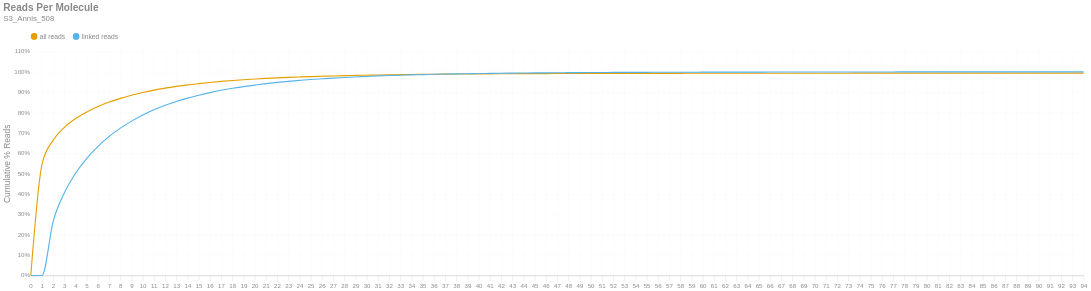

Notebook code for this chart:
### Markdown cell above
### Reads per Molecule
This chart shows the cumulative distribution of the number of reads per linked molecule. That is, how many alignments are associated with a unique molecule. This excludes the number of reads associated with invalid or absent linked-read barcodes. The `linked` histogram is the percentages recalculated when disregarding singletons.

### Code cell
if SKIPLR:
    print_html(f"Skipped")
else:
    counts = np.bincount(valids['reads'].cast(pl.Int64).to_numpy())
    weighted = counts * np.arange(len(counts))
    all_perc = weighted / n_reads
    linked_perc = weighted / n_linked_reads
    linked_perc[1] = 0
    binned_df = pl.DataFrame({
        'readsper': list(range(len(counts))),
        'all reads (cumsum)': np.cumsum(all_perc).tolist(),
        'linked reads (cumsum)': np.cumsum(linked_perc).tolist(),
    })

    with SafeRender(binned_df):
        (
            density_plot(binned_df, 'Reads Per Molecule', samplename, 'readspmol')
            .encode(
                x=alt.X('readsper:O', title=None).axis(labelAngle=0).scale(padding=0),
                y=alt.Y('value:Q', title='Cumulative % Reads').axis(format='%').stack(False),
                color=alt.Color("key:N").scale(domain=["all reads", "linked reads"]),
                tooltip=[
                    alt.Tooltip("key:N", title="Data Type"),
                    alt.Tooltip("readsper:O", title="Reads Per Molecule"),
                    alt.Tooltip("value:Q", format=".2%", title="% Reads (Cum.)")
                ]            
            )
        ).display()

### Figure 1 — Vega-Lite specification as saved in the notebook (floating-point values rounded to 4 significant figures)
{"width": "container", "height": 400, "config": {"title": {"anchor": "start", "dy": -15, "fontSize": 18, "color": "#888888", "subtitleColor": "#888888", "subtitleFontSize": 14}, "arc": {"fill": "#0072B2"}, "axis": {"domainColor": "#888888", "domainWidth": 0.5, "gridWidth": 0.2, "grid": false, "titleFontWeight": 400, "titleFontSize": 15, "labelFontSize": 11, "labelColor": "#888888", "tickColor": "#888888", "tickWidth": 0.2, "titleColor": "#888888"}, "axisBand": {"grid": false}, "axisX": {"grid": true, "tickSize": 10, "domainCap": "round"}, "axisY": {"domain": false, "grid": true, "tickSize": 0, "domainCap": "round"}, "background": "transparent", "header": {"labelFontSize": 15, "labelColor": "#888888", "titleFontSize": 15, "titleFontWeight": 600, "titleColor": "#888888"}, "legend": {"labelFont": "sans-serif", "labelFontSize": 12, "labelColor": "#888888", "symbolSize": 100, "symbolType": "circle", "titleFontSize": 12, "titlePadding": 10, "titleColor": "#888888", "title": null, "orient": "top"}, "range": {"category": ["#E69F00", "#56B4E9", "#009E73", "#F0E442", "#0072B2", "#D55E00", "#CC79A7", "#000000"], "diverging": ["#cfe8f3", "#a2d4ec", "#73bfe2", "#46abdb", "#1696d2", "#12719e"]}, "area": {"fill": "#0072B2", "fillOpacity": 0.7, "line": true, "strokeOpacity": 0.7}, "line": {"color": "#0072B2", "stroke": "#0072B2", "strokeWidth": 2}, "trail": {"color": "#0072B2", "stroke": "#0072B2", "strokeWidth": 0, "size": 1}, "point": {"filled": true, "fillOpacity": 1.0, "size": 95}, "text": {"color": "#888888", "fontSize": 11, "align": "right", "fontWeight": 400, "size": 11}, "bar": {"fill": "#0072B2", "stroke": null}, "view": {"stroke": null, "continuousWidth": 660, "continuousHeight": 400}}, "data": {"name": "data-526ca2075a31ea9e946e5b7ddf013f8c"}, "mark": {"type": "line", "interpolate": "monotone", "point": {"opacity": 0, "size": 275}}, "encoding": {"color": {"field": "key", "scale": {"domain": ["all reads", "linked reads"]}, "type": "nominal"}, "tooltip": [{"field": "key", "title": "Data Type", "type": "nominal"}, {"field": "readsper", "title": "Reads Per Molecule", "type": "ordinal"}, {"field": "value", "format": ".2%", "title": "% Reads (Cum.)", "type": "quantitative"}], "x": {"axis": {"labelAngle": 0}, "field": "readsper", "scale": {"padding": 0}, "title": null, "type": "ordinal"}, "y": {"axis": {"format": "%"}, "field": "value", "stack": false, "title": "Cumulative % Reads", "type": "quantitative"}}, "params": [{"name": "param_c36ac31b6afebe62", "select": {"type": "point", "fields": ["key"]}, "bind": "legend"}], "title": {"text": "Reads Per Molecule", "subtitle": "S3_Annis_508"}, "transform": [{"fold": ["all reads (cumsum)", "linked reads (cumsum)"]}, {"calculate": "replace(datum.key, ' (cumsum)', '')", "as": "key"}, {"filter": {"param": "param_c36ac31b6afebe62"}}], "usermeta": {"embedOptions": {"downloadFileName": "S3_Annis_508.readspmol"}}, "$schema": "https://vega.github.io/schema/vega-lite/v6.1.0.json", "datasets": {"data-526ca2075a31ea9e946e5b7ddf013f8c": [{"readsper": 0, "all reads (cumsum)": 0.0, "linked reads (cumsum)": 0.0}, {"readsper": 1, "all reads (cumsum)": 0.5458, "linked reads (cumsum)": 0.0}, {"readsper": 2, "all reads (cumsum)": 0.665, "linked reads (cumsum)": 0.266}, {"readsper": 3, "all reads (cumsum)": 0.7279, "linked reads (cumsum)": 0.4065}, {"readsper": 4, "all reads (cumsum)": 0.7709, "linked reads (cumsum)": 0.5025}, {"readsper": 5, "all reads (cumsum)": 0.8035, "linked reads (cumsum)": 0.5753}, {"readsper": 6, "all reads (cumsum)": 0.8299, "linked reads (cumsum)": 0.6341}, {"readsper": 7, "all reads (cumsum)": 0.8518, "linked reads (cumsum)": 0.6831}, {"readsper": 8, "all reads (cumsum)": 0.8701, "linked reads (cumsum)": 0.7239}, {"readsper": 9, "all reads (cumsum)": 0.8854, "linked reads (cumsum)": 0.7582}, {"readsper": 10, "all reads (cumsum)": 0.899, "linked reads (cumsum)": 0.7884}, {"readsper": 11, "all reads (cumsum)": 0.9105, "linked reads (cumsum)": 0.814}, {"readsper": 12, "all reads (cumsum)": 0.9202, "linked reads (cumsum)": 0.8358}, {"readsper": 13, "all reads (cumsum)": 0.9286, "linked reads (cumsum)": 0.8546}, {"readsper": 14, "all reads (cumsum)": 0.9361, "linked reads (cumsum)": 0.8712}, {"readsper": 15, "all reads (cumsum)": 0.9423, "linked reads (cumsum)": 0.8851}, {"readsper": 16, "all reads (cumsum)": 0.948, "linked reads (cumsum)": 0.8979}, {"readsper": 17, "all reads (cumsum)": 0.9532, "linked reads (cumsum)": 0.9095}, {"readsper": 18, "all reads (cumsum)": 0.9577, "linked reads (cumsum)": 0.9194}, {"readsper": 19, "all reads (cumsum)": 0.9614, "linked reads (cumsum)": 0.9278}, {"readsper": 20, "all reads (cumsum)": 0.9647, "linked reads (cumsum)": 0.9352}, {"readsper": 21, "all reads (cumsum)": 0.9679, "linked reads (cumsum)": 0.9423}, {"readsper": 22, "all reads (cumsum)": 0.9706, "linked reads (cumsum)": 0.9483}, {"readsper": 23, "all reads (cumsum)": 0.9729, "linked reads (cumsum)": 0.9535}, {"readsper": 24, "all reads (cumsum)": 0.975, "linked reads (cumsum)": 0.9582}, {"readsper": 25, "all reads (cumsum)": 0.977, "linked reads (cumsum)": 0.9626}, {"readsper": 26, "all reads (cumsum)": 0.9785, "linked reads (cumsum)": 0.966}, {"readsper": 27, "all reads (cumsum)": 0.9801, "linked reads (cumsum)": 0.9695}, {"readsper": 28, "all reads (cumsum)": 0.9814, "linked reads (cumsum)": 0.9725}, {"readsper": 29, "all reads (cumsum)": 0.9826, "linked reads (cumsum)": 0.9751}, {"readsper": 30, "all reads (cumsum)": 0.9837, "linked reads (cumsum)": 0.9776}, {"readsper": 31, "all reads (cumsum)": 0.9849, "linked reads (cumsum)": 0.9802}, {"readsper": 32, "all reads (cumsum)": 0.9858, "linked reads (cumsum)": 0.9822}, {"readsper": 33, "all reads (cumsum)": 0.9864, "linked reads (cumsum)": 0.9837}, {"readsper": 34, "all reads (cumsum)": 0.9872, "linked reads (cumsum)": 0.9854}, {"readsper": 35, "all reads (cumsum)": 0.9878, "linked reads (cumsum)": 0.9867}, {"readsper": 36, "all reads (cumsum)": 0.9884, "linked reads (cumsum)": 0.9881}, {"readsper": 37, "all reads (cumsum)": 0.989, "linked reads (cumsum)": 0.9894}, {"readsper": 38, "all reads (cumsum)": 0.9894, "linked reads (cumsum)": 0.9903}, {"readsper": 39, "all reads (cumsum)": 0.9897, "linked reads (cumsum)": 0.991}, {"readsper": 40, "all reads (cumsum)": 0.9901, "linked reads (cumsum)": 0.9917}, {"readsper": 41, "all reads (cumsum)": 0.9904, "linked reads (cumsum)": 0.9926}, {"readsper": 42, "all reads (cumsum)": 0.9908, "linked reads (cumsum)": 0.9933}, {"readsper": 43, "all reads (cumsum)": 0.991, "linked reads (cumsum)": 0.9939}, {"readsper": 44, "all reads (cumsum)": 0.9913, "linked reads (cumsum)": 0.9945}, {"readsper": 45, "all reads (cumsum)": 0.9915, "linked reads (cumsum)": 0.9951}, {"readsper": 46, "all reads (cumsum)": 0.9916, "linked reads (cumsum)": 0.9952}, {"readsper": 47, "all reads (cumsum)": 0.9918, "linked reads (cumsum)": 0.9957}, {"readsper": 48, "all reads (cumsum)": 0.992, "linked reads (cumsum)": 0.9961}, {"readsper": 49, "all reads (cumsum)": 0.9922, "linked reads (cumsum)": 0.9965}, {"readsper": 50, "all reads (cumsum)": 0.9924, "linked reads (cumsum)": 0.9969}, {"readsper": 51, "all reads (cumsum)": 0.9925, "linked reads (cumsum)": 0.9971}, {"readsper": 52, "all reads (cumsum)": 0.9926, "linked reads (cumsum)": 0.9973}, {"readsper": 53, "all reads (cumsum)": 0.9927, "linked reads (cumsum)": 0.9976}, {"readsper": 54, "all reads (cumsum)": 0.9927, "linked reads (cumsum)": 0.9976}, {"readsper": 55, "all reads (cumsum)": 0.9928, "linked reads (cumsum)": 0.9978}, {"readsper": 56, "all reads (cumsum)": 0.9929, "linked reads (cumsum)": 0.998}, {"readsper": 57, "all reads (cumsum)": 0.9929, "linked reads (cumsum)": 0.9981}, {"readsper": 58, "all reads (cumsum)": 0.9929, "linked reads (cumsum)": 0.9982}, {"readsper": 59, "all reads (cumsum)": 0.993, "linked reads (cumsum)": 0.9984}, {"readsper": 60, "all reads (cumsum)": 0.9931, "linked reads (cumsum)": 0.9985}, {"readsper": 61, "all reads (cumsum)": 0.9931, "linked reads (cumsum)": 0.9986}, {"readsper": 62, "all reads (cumsum)": 0.9932, "linked reads (cumsum)": 0.9987}, {"readsper": 63, "all reads (cumsum)": 0.9933, "linked reads (cumsum)": 0.9989}, {"readsper": 64, "all reads (cumsum)": 0.9933, "linked reads (cumsum)": 0.999}, {"readsper": 65, "all reads (cumsum)": 0.9933, "linked reads (cumsum)": 0.9991}, {"readsper": 66, "all reads (cumsum)": 0.9934, "linked reads (cumsum)": 0.9991}, {"readsper": 67, "all reads (cumsum)": 0.9934, "linked reads (cumsum)": 0.9992}, {"readsper": 68, "all reads (cumsum)": 0.9934, "linked reads (cumsum)": 0.9993}, {"readsper": 69, "all reads (cumsum)": 0.9935, "linked reads (cumsum)": 0.9993}, {"readsper": 70, "all reads (cumsum)": 0.9935, "linked reads (cumsum)": 0.9995}, {"readsper": 71, "all reads (cumsum)": 0.9936, "linked reads (cumsum)": 0.9995}, {"readsper": 72, "all reads (cumsum)": 0.9936, "linked reads (cumsum)": 0.9996}, {"readsper": 73, "all reads (cumsum)": 0.9936, "linked reads (cumsum)": 0.9997}, {"readsper": 74, "all reads (cumsum)": 0.9936, "linked reads (cumsum)": 0.9997}, {"readsper": 75, "all reads (cumsum)": 0.9936, "linked reads (cumsum)": 0.9997}, {"readsper": 76, "all reads (cumsum)": 0.9936, "linked reads (cumsum)": 0.9997}, {"readsper": 77, "all reads (cumsum)": 0.9936, "linked reads (cumsum)": 0.9997}, {"readsper": 78, "all reads (cumsum)": 0.9937, "linked reads (cumsum)": 0.9998}, {"readsper": 79, "all reads (cumsum)": 0.9937, "linked reads (cumsum)": 0.9998}, {"readsper": 80, "all reads (cumsum)": 0.9937, "linked reads (cumsum)": 0.9998}, {"readsper": 81, "all reads (cumsum)": 0.9937, "linked reads (cumsum)": 0.9998}, {"readsper": 82, "all reads (cumsum)": 0.9937, "linked reads (cumsum)": 0.9998}, {"readsper": 83, "all reads (cumsum)": 0.9937, "linked reads (cumsum)": 0.9998}, {"readsper": 84, "all reads (cumsum)": 0.9937, "linked reads (cumsum)": 0.9998}, {"readsper": 85, "all reads (cumsum)": 0.9937, "linked reads (cumsum)": 0.9998}, {"readsper": 86, "all reads (cumsum)": 0.9937, "linked reads (cumsum)": 0.9998}, {"readsper": 87, "all reads (cumsum)": 0.9937, "linked reads (cumsum)": 0.9999}, {"readsper": 88, "all reads (cumsum)": 0.9937, "linked reads (cumsum)": 0.9999}, {"readsper": 89, "all reads (cumsum)": 0.9937, "linked reads (cumsum)": 0.9999}, {"readsper": 90, "all reads (cumsum)": 0.9937, "linked reads (cumsum)": 0.9999}, {"readsper": 91, "all reads (cumsum)": 0.9937, "linked reads (cumsum)": 1.0}, {"readsper": 92, "all reads (cumsum)": 0.9937, "linked reads (cumsum)": 1.0}, {"readsper": 93, "all reads (cumsum)": 0.9937, "linked reads (cumsum)": 1.0}, {"readsper": 94, "all reads (cumsum)": 0.9938, "linked reads (cumsum)": 1.0}]}}
